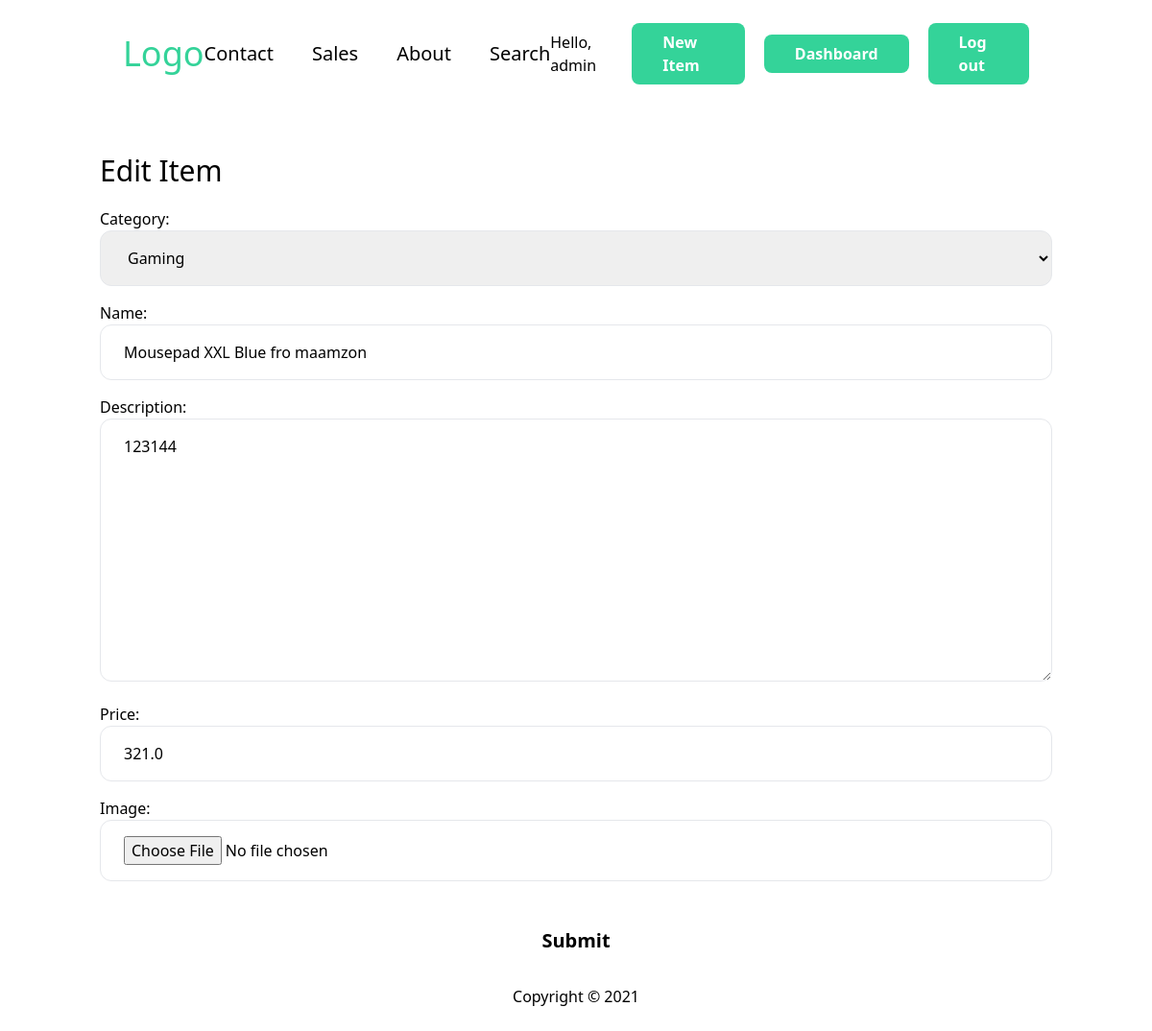
/items/16/edit/ (signed in), run on the app's committed database.
### item/models.py (models this page shows, shortened)
class Item(models.Model):
    category = models.ForeignKey(Category, on_delete=models.CASCADE)
    name = models.CharField(max_length=100)
    description = models.TextField()
    price = models.FloatField()
    is_sold = models.BooleanField(default=False)
    image = models.ImageField(upload_to='item_images')
    created_by = models.ForeignKey(User,related_name = "items",on_delete=models.CASCADE)
    created_at = models.DateTimeField(auto_now_add=True)
    class Meta:
        verbose_name_plural = "Items"

class Category(models.Model):
    name = models.CharField(max_length=100)
    class Meta:
        verbose_name_plural = "Categories"  # atribut special pentru indiicatia cum trebuie sa
    def __str__(self):
        return self.name

### item/views.py (the view)
# urls.py: path('<int:pk>/edit/',views.edit,name="edit"),
@login_required
def edit(request, pk):
    item = get_object_or_404(Item, pk=pk, created_by=request.user)
    if request.method == 'POST':
        form = EditItemForm(request.POST, request.FILES, instance=item)
        if form.is_valid():
            item.save()
            return redirect('item:detail', pk=item.id)
    else:
        form = EditItemForm(instance=item)
    return render(request, 'item/form.html', {'form': form, 'new_title': 'Edit Item'})

### item/forms.py
class EditItemForm(forms.ModelForm):
    class Meta:
        model = Item
        fields = ('category','name','description','price','image')
        widgets = {
            'category': forms.Select(attrs={
                'class': input_classes
            }),
            'name': forms.TextInput(attrs={
                'class': input_classes
            }),
            'description': forms.Textarea(attrs={
                'class': input_classes
            }),
            'price': forms.TextInput(attrs={
                'class': input_classes
            }),
            'image': forms.FileInput(attrs={
                'class': input_classes
            }),
        }

### item/templates/item/form.html (shortened to what this page needs)
{% extends "core/base.html" %}
{% block content %}
    <p class="text-3xl mb-5">{{new_title}}</p>
    <form action="." method="post" class="flex flex-col gap-10" enctype="multipart/form-data">
        <div class="space-y-4"> {{ form.as_p }} </div>
        <input type="submit" value="Submit" class="bg-white px-12 py-2 text-black font-bold text-xl rounded-xl cursor-pointer
        transition-all ease-in duration-100
        hover:bg-emerald-600 hover:text-white">
    </form>
{% endblock %}

### core/templates/core/base.html (shortened to what this page needs)
<!DOCTYPE html>
<html lang="en">
<head>
    <script src="https://cdn.tailwindcss.com"></script>
</head>
<body>
    <div class="container mx-auto px-4">
    <nav class="px-6 py-6 flex justify-between items-center">
        <a href="/" class="text-4xl text-emerald-400">Logo</a>
        <div class="flex gap-10 text-xl">
            <a class="hover:text-emerald-600" href='{% url "core:contact" %}'>Contact</a>
            <a class="hover:text-emerald-600" href="#">Sales</a>
            <a class="hover:text-emerald-600" href="#">About</a>
            <a href='{% url "item:items" %}' class="hover:text-emerald-600">Search</a>
        </div>
        {% if request.user.is_authenticated %}
        <div class="flex gap-5 items-center">
            <p class="hover:text-emerald-600"> Hello, {{request.user.username}} </p>
            <a href='{% url "item:new" %}' class="px-8 py-2 bg-emerald-400 text-white font-bold rounded-lg hover:bg-black">New Item</a>
            <a href='{% url "dashboard:index" %}' class="px-8 py-2 bg-emerald-400 text-white font-bold rounded-lg hover:bg-black">Dashboard</a>
            <a href='{% url "core:logout" %}' class="px-8 py-2 bg-emerald-400 text-white font-bold rounded-lg hover:bg-black">Log out</a>
        </div>
        {% else %}
        <div class="flex gap-5 items-center">
            <a href='{% url "core:signup" %}' class="px-8 py-2 bg-emerald-400 text-white font-bold rounded-lg hover:bg-black">Sign up</a>
            <a href='{% url "core:login" %}' class="px-8 py-2 bg-emerald-400 text-white font-bold rounded-lg hover:bg-black">Login</a>
        </div>
        {% endif %}
    </nav>
    <h1 class="text-2xl px-6 py-6">
    </h1>
    {% block content%}
    {% endblock content%}
    <footer class="px-6 py-6 text-center">
        <p>Copyright &copy; 2021 </p>
    </footer>
    </div>
</body>
</html>

### data on the page
Item: category "Gaming", description "123144", price "321.0"
Category: name "Mousepad XXL Blue fro maamzon"

### other printed values
{{ request.user.username }} "admin"
{{ new_title }} "Edit Item"
